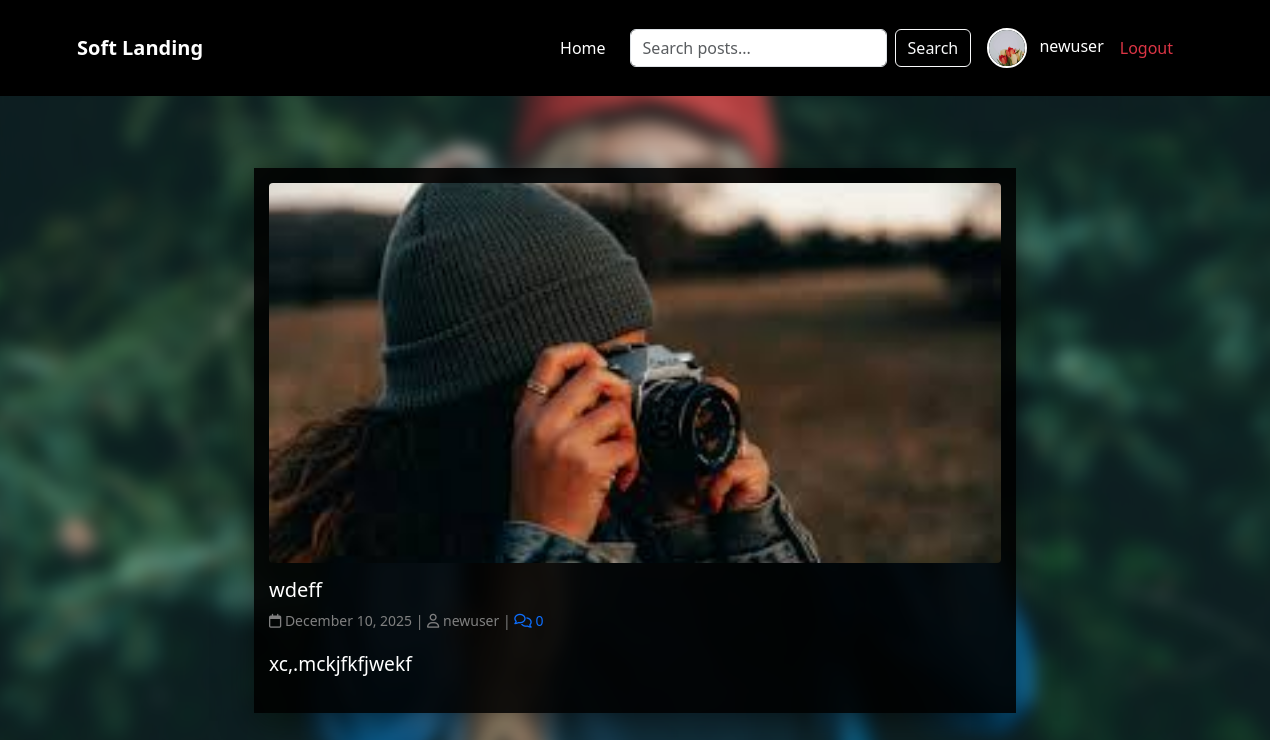
The app's page /detail_view/10/ (signed in) with its own data.
### blogapp/models.py (models this page shows, shortened)
class UserProfile(models.Model):
    user = models.OneToOneField(User, on_delete=models.CASCADE, null=True)
    profile_pic= models.ImageField(upload_to="profile_pics/", null=True, blank=True)
    phone_number = models.CharField(max_length=20, null=True, blank=True)
    blocked = models.BooleanField(default=False)

class Posts(models.Model):
    author = models.ForeignKey(User, on_delete=models.CASCADE, related_name='posts')
    title = models.CharField(max_length=200)
    content = models.TextField()
    image = models.ImageField(upload_to='post_images/', blank=True, null=True)
    category = models.ForeignKey(Category, on_delete=models.SET_NULL, null=True, blank=True)
    created_at = models.DateTimeField(auto_now_add=True)
    updated_at = models.DateTimeField(auto_now=True)
    published = models.BooleanField(default=True)

### blogapp/views.py (the view)
# urls.py: path('detail_view/<int:post_id>/', views.detailsView, name='detail_view'),
def detailsView(request, post_id):
    post = get_object_or_404(Posts, id=post_id)
    return render(request, "detailview.html", {"post": post})

### templates/detailview.html (shortened to what this page needs)
{% extends "base.html" %}
{% load static %}
{% block content %}
<div class="d-flex justify-content-center">
<div class="post-card position-relative" style="width: 60%;  background: rgba(0, 0, 0, 0.9);box-shadow: 0 8px 30px rgba(0,0,0,0.5);">
    {% if post.image %}
        <img src="{{ post.image.url }}" class="post-img" alt="{{ post.title }}" style="width: 100%;   height: 380px; object-fit: cover; ">
    {% else %}
        <img src="{% static 'images/no-image.jpg' %}" class="post-img" alt="No Image">
    {% endif %}
    <h4 class="post-title">{{ post.title }}</h4>
    <p class="post-meta">
        <i class="far fa-calendar"></i> {{ post.created_at|date:"F j, Y" }} |
        <i class="far fa-user"></i> {{ post.author.username }} |
        <a href="{% url 'post_comments' post.id %}" style="text-decoration:none;">
                        <i class="far fa-comments"></i>
                         {{ post.comments.count }} </a>
    </p>
    <p class="post-text" style="font-size: 1.2rem; line-height: 1.8;">{{ post.content|truncatechars:150 }}</p>
</div>
</div>
{% endblock %}

### templates/base.html (shortened to what this page needs)
<!doctype html>
<html lang="en">
<head>
  {% load static %}
  <link href="https://cdn.jsdelivr.net/npm/bootstrap@5.3.2/dist/css/bootstrap.min.css" rel="stylesheet">
  <link rel="stylesheet" href="https://cdnjs.cloudflare.com/ajax/libs/font-awesome/6.5.1/css/all.min.css" />
  <link rel="stylesheet" href="https://cdn.jsdelivr.net/npm/bootstrap-icons@1.11.1/font/bootstrap-icons.css">
  <link rel="stylesheet" href="{% static 'css/style.css' %}">
  <link rel="stylesheet" href="{% static 'css/blog.css' %}">
</head>
<body class="bg" >
<nav class="navbar navbar-expand-lg navbar-dark position-absolute w-100 top-0 z-3">
    <div class="container">
        <a class="navbar-brand fw-bold text-white" href="{% url 'user_view' %}">Soft Landing</a>
        <div class="collapse navbar-collapse" id="navbarNav">
            <ul class="navbar-nav ms-auto align-items-center">
                <li class="nav-item"><a class="nav-link text-white" href="{% url 'user_view' %}">Home</a></li>
                <li class="nav-item ms-3">
                    <form class="d-flex" method="GET" action="{% url 'search' %}">
                        <input class="form-control me-2" type="search" name="q" placeholder="Search posts..." aria-label="Search">
                        <button class="btn btn btn-outline-light" type="submit">Search</button>
                    </form>
                </li>
                {% if request.user.is_authenticated %}
                <li class="nav-item ms-3">
                   <a  href="{% url 'my_profile' %}" style="text-decoration:none;color:white;">
                        <img  src="{% if request.user.userprofile.profile_pic %}{{ request.user.userprofile.profile_pic.url }}{% else %}{% static 'images/default-user.png' %}{% endif %}" class="rounded-circle" style="width:40px; height:40px; object-fit:cover; border:2px solid #fff;">
                        <span class="ms-2">{{ request.user.username }}</span>
                    </a>
                </li>
                <li class="nav-item ms-3">
                <a class="dropdown-item text-danger" href="{% url 'logout' %}">Logout</a>
                </li>
                {% else %}
                <li class="nav-item ms-3"><a class="btn btn-outline-light" href="{% url 'user_login' %}">Login</a></li>
                {% endif %}
            </ul>
        </div>
    </div>
</nav>
<br><br><br>
    {% block content %}{% endblock %}
</body>
</html>

### static/css/style.css (style rules this page uses)
.navbar { position: relative !important; z-index: 9999 !important; }
.navbar-collapse { position: relative; z-index: 99999 !important; background: rgba(0,0,0,0.85); padding: 20px; }

### static/css/blog.css (style rules this page uses)
body { background: #fcf9f0; }
.post-card { background: black; border-radius: 0; padding: 15px; box-shadow: 0 0 8px rgba(0, 0, 0, 0.1); height: auto !important; display: block !important; position: relative; overflow: hidden !important; z-index: 2; }
.post-img { width: 100%; height: 180px; object-fit: cover; border-radius: 4px; }
.post-title { font-size: 20px; margin-top: 15px; color:white; }
.post-meta { color: gray; font-size: 14px; }
.post-text { margin-top: 10px; color:white; }
.navbar { background-color:black; }
.navbar .rounded-circle { transition: 0.3s ease; }

### records on screen
Posts: image (picture), title "wdeff", created_at "December 10, 2025", author.username "newuser", comments.count "0", content "xc,.mckjfkfjwekf"

### other values on screen
{{ request.user.username }} "newuser"
